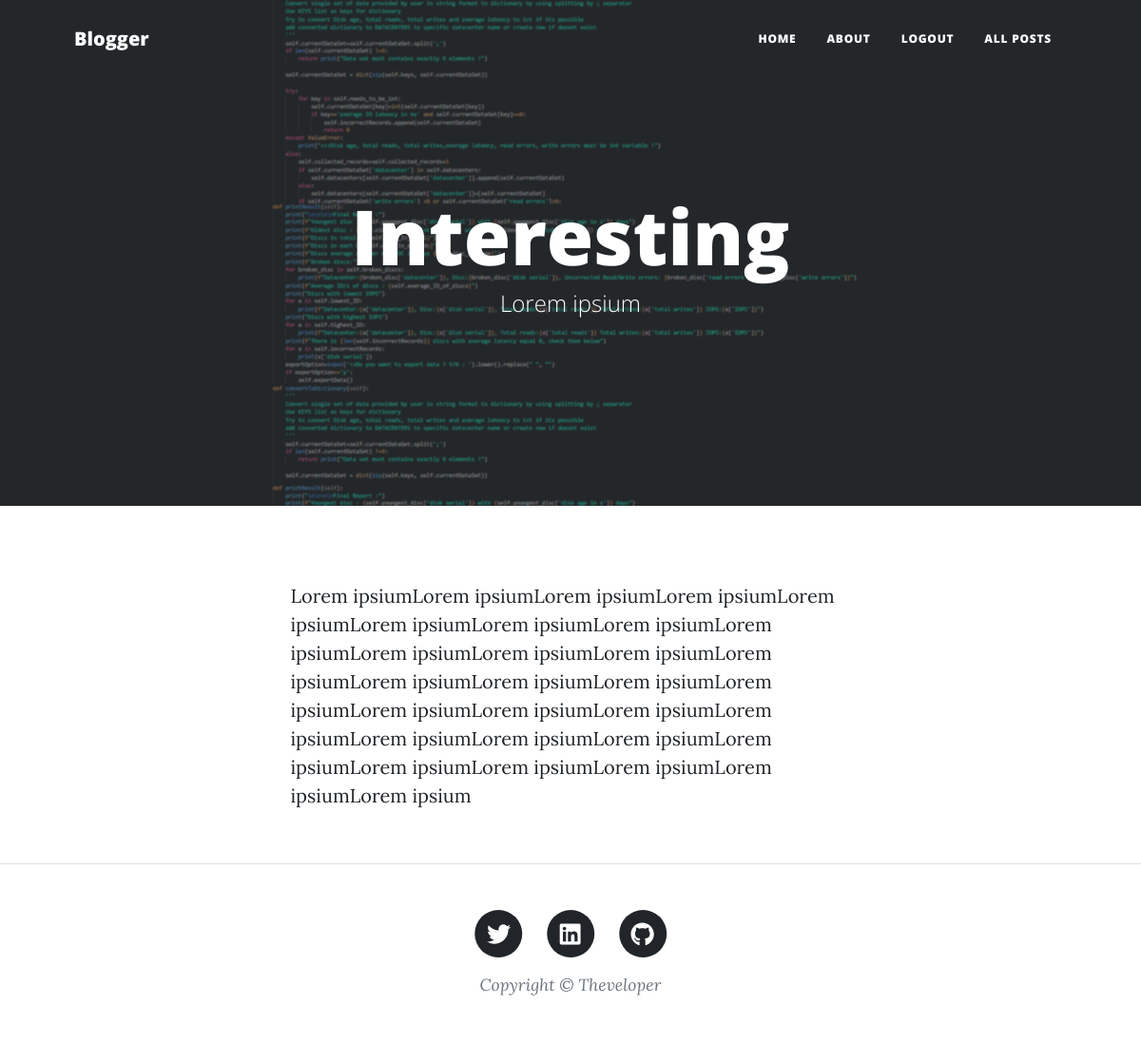
Page /post/2 (signed in) on the committed database.
### posts/models.py (models this page shows, shortened)
class Post(models.Model):
    user=models.ForeignKey(Account,on_delete=models.CASCADE,null=True)
    title=models.CharField(max_length=50)
    short=models.CharField(max_length=50)
    description=models.TextField()
    is_active=models.BooleanField(default=False)
    created_at=models.DateTimeField(auto_now_add=True)

### posts/views.py (the view)
# urls.py: path('post/<int:pk>', views.PostDetailView.as_view(), name='PostDetailView'),
class PostDetailView(generic.DetailView):
    model = Post
    template_name = 'post.html'
    def get_context_data(self, **kwargs):
        context = super().get_context_data(**kwargs)
        context['title'] = context['object'].title
        context['description'] = context['object'].short
        return context

### templates/post.html
{% extends "base.html" %}
 {%load static%}
 {% block content%}
        <article class="mb-4">
            <div class="container px-4 px-lg-5">
                <div class="row gx-4 gx-lg-5 justify-content-center">
                    <div class="col-md-10 col-lg-8 col-xl-7">
                        <p>{{object.description}}</p>
                    </div>
                </div>
            </div>
        </article>
     {% endblock %}

### templates/includes/navbar.html (shortened to what this page needs)
{% load static %}
    <body>
        <nav class="navbar navbar-expand-lg navbar-light" id="mainNav">
            <div class="container px-4 px-lg-5">
                <a class="navbar-brand" href="{% url 'PostListHomeView' %}">Blogger</a>
                <div class="collapse navbar-collapse" id="navbarResponsive">
                    <ul class="navbar-nav ms-auto py-4 py-lg-0">
                        <li class="nav-item"><a class="nav-link px-lg-3 py-3 py-lg-4" href="{% url 'PostListHomeView' %}">Home</a></li>
                        <li class="nav-item"><a class="nav-link px-lg-3 py-3 py-lg-4" href="{% url 'AboutView' %}">About</a></li>
                        {% if user.id is None %}
                        <li class="nav-item"><a class="nav-link px-lg-3 py-3 py-lg-4" href="{% url 'LoginPageView' %}">Login</a></li>
                        <li class="nav-item"><a class="nav-link px-lg-3 py-3 py-lg-4" href="{% url 'RegisterPageView' %}">Register</a></li>
                        {% else %}
                        <li class="nav-item"><a class="nav-link px-lg-3 py-3 py-lg-4" href="{% url 'LogoutPageView' %}">Logout</a></li>
                        {%endif%}
                        <li class="nav-item"><a class="nav-link px-lg-3 py-3 py-lg-4" href="{% url 'PostListView' %}">All posts</a></li>
                    </ul>
                </div>
            </div>
        </nav>
        <header class="masthead" style="background-image: url('{%static 'assets/img/background-img.png' %}')">
            <div class="container position-relative px-4 px-lg-5">
                <div class="row gx-4 gx-lg-5 justify-content-center">
                    <div class="col-md-10 col-lg-8 col-xl-7">
                        <div class="site-heading">
                            <h1>{{title}}</h1>
                            <span class="subheading">{{description}}</span>
                        </div>
                    </div>
                </div>
            </div>
        </header>

### rows in the picture
Post: title "Interesting", short "Lorem ipsium", description "Lorem ipsiumLorem ipsiumLorem ipsiumLorem ipsiumLorem ipsiumLorem ipsiumLorem ipsiumLorem ipsiumLorem ipsiumLorem ipsiumLorem ipsiumLorem ipsiumLorem ipsiumLorem ipsiumLorem ipsiumLorem ipsiumLorem ipsiumLorem ipsiumLorem ipsiumLorem ipsiumLorem ipsiumLorem ipsiumLorem ipsiumLorem ipsiumLorem ipsiumLorem ipsiumLorem ipsiumLorem ipsiumLorem ipsiumLorem ipsium"
